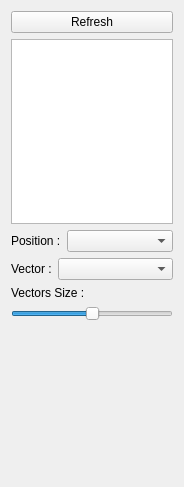
<?xml version="1.0" encoding="UTF-8"?>
<ui version="4.0">
 <class>RenderVectorWidget</class>
 <widget class="QWidget" name="RenderVectorWidget">
  <property name="geometry">
   <rect>
    <x>0</x>
    <y>0</y>
    <width>184</width>
    <height>487</height>
   </rect>
  </property>
  <property name="windowTitle">
   <string>Form</string>
  </property>
  <layout class="QVBoxLayout" name="verticalLayout">
   <item>
    <widget class="QPushButton" name="button_refreshVBOs">
     <property name="sizePolicy">
      <sizepolicy hsizetype="Preferred" vsizetype="Fixed">
       <horstretch>0</horstretch>
       <verstretch>0</verstretch>
      </sizepolicy>
     </property>
     <property name="layoutDirection">
      <enum>Qt::LeftToRight</enum>
     </property>
     <property name="text">
      <string>Refresh</string>
     </property>
    </widget>
   </item>
   <item>
    <widget class="QListWidget" name="mapList"/>
   </item>
   <item>
    <layout class="QGridLayout" name="gridLayout">
     <property name="sizeConstraint">
      <enum>QLayout::SetDefaultConstraint</enum>
     </property>
     <item row="1" column="0">
      <widget class="QLabel" name="label_3">
       <property name="text">
        <string>Vector :</string>
       </property>
      </widget>
     </item>
     <item row="0" column="0" colspan="2">
      <widget class="QLabel" name="label_2">
       <property name="text">
        <string>Position :</string>
       </property>
      </widget>
     </item>
     <item row="0" column="2">
      <widget class="QComboBox" name="combo_positionVBO">
       <property name="sizePolicy">
        <sizepolicy hsizetype="Expanding" vsizetype="Fixed">
         <horstretch>0</horstretch>
         <verstretch>0</verstretch>
        </sizepolicy>
       </property>
      </widget>
     </item>
     <item row="1" column="1" colspan="2">
      <widget class="QComboBox" name="combo_vectorVBO">
       <property name="sizePolicy">
        <sizepolicy hsizetype="MinimumExpanding" vsizetype="Fixed">
         <horstretch>0</horstretch>
         <verstretch>0</verstretch>
        </sizepolicy>
       </property>
      </widget>
     </item>
    </layout>
   </item>
   <item>
    <widget class="QLabel" name="label">
     <property name="text">
      <string>Vectors Size :</string>
     </property>
    </widget>
   </item>
   <item>
    <widget class="QSlider" name="slider_vectorsScaleFactor">
     <property name="value">
      <number>50</number>
     </property>
     <property name="orientation">
      <enum>Qt::Horizontal</enum>
     </property>
    </widget>
   </item>
   <item>
    <spacer name="verticalSpacer">
     <property name="orientation">
      <enum>Qt::Vertical</enum>
     </property>
     <property name="sizeHint" stdset="0">
      <size>
       <width>156</width>
       <height>161</height>
      </size>
     </property>
    </spacer>
   </item>
  </layout>
 </widget>
 <resources/>
 <connections/>
</ui>
